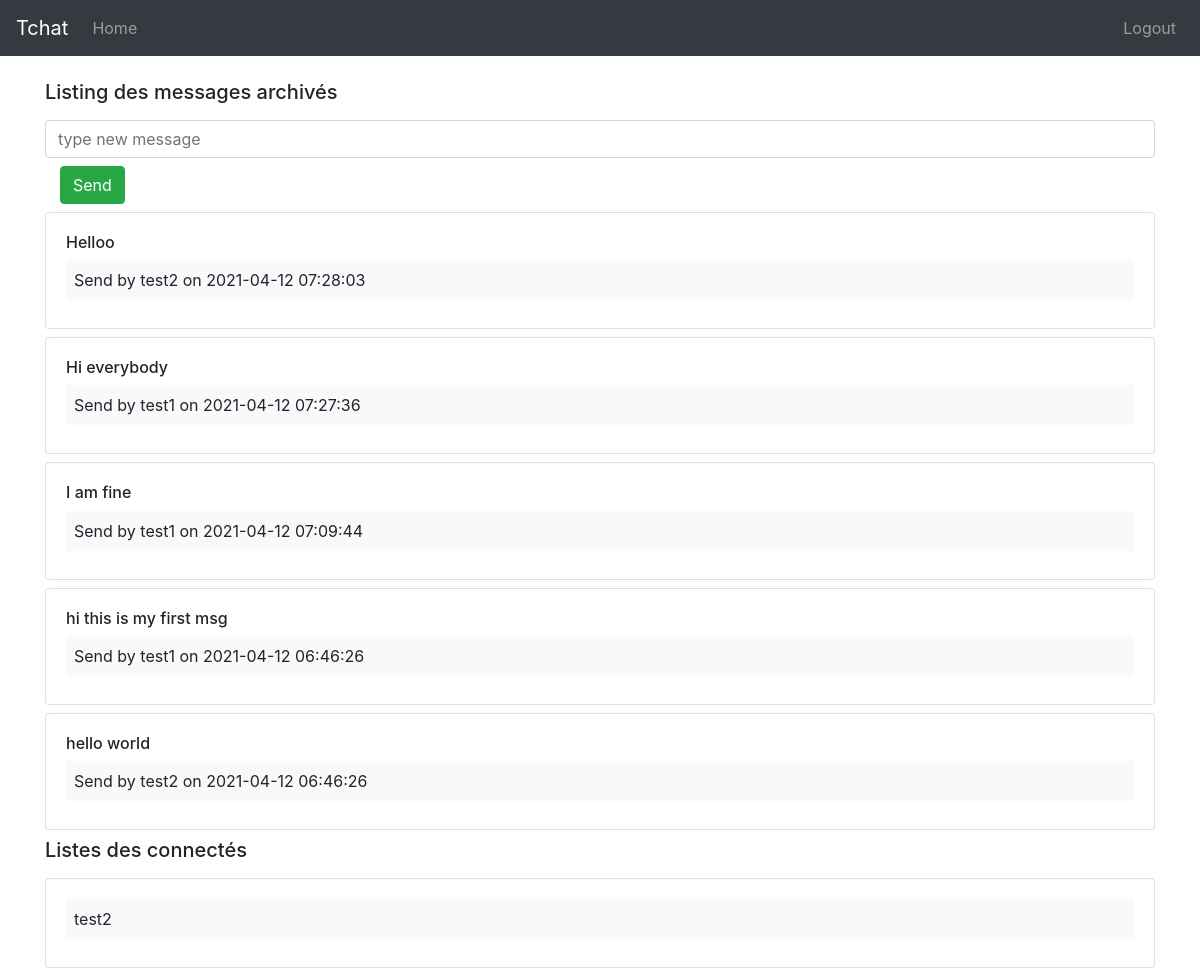
/chats/index (signed in), run on the app's committed database.
### tables this page shows
CREATE TABLE IF NOT EXISTS `chat` (
  `id` int(11) NOT NULL AUTO_INCREMENT,
  `userId` int(11) NOT NULL,
  `createdAt` datetime NOT NULL DEFAULT CURRENT_TIMESTAMP,
  `message` text NOT NULL,
  PRIMARY KEY (`id`)
);

CREATE TABLE IF NOT EXISTS `users` (
  `id` int(11) NOT NULL AUTO_INCREMENT,
  `name` varchar(255) NOT NULL,
  `password` varchar(255) NOT NULL,
  `connected` tinyint(1) DEFAULT NULL,
  PRIMARY KEY (`id`)
);

### app/libraries/Database.php (called while the page is built, shortened)
<?php
  class Database {
    private $host = DB_HOST;
    private $user = DB_USER;
    private $pwd = DB_PASSWORD;
    private $dbName = DB_NAME;
    private $dbPort = DB_PORT;
    private $dbh;
    private $stmt;
    public function __construct(){
      $dsn = 'mysql:host=' . $this->host . ';dbname=' . $this->dbName . ';port=' . $this->dbPort;
      $options = array(
        PDO::ATTR_PERSISTENT => true,
        PDO::ATTR_ERRMODE => PDO::ERRMODE_EXCEPTION
      );
      try {
        $this->dbh = new PDO($dsn, $this->user, $this->pwd, $options);
      } catch (PDOException $e) {
        $this->err = $e->getMessage();
        echo $this->err;
      }
    }
    public function query($sql){
      $this->stmt = $this->dbh->prepare($sql);
    }
    public function bind($param, $value, $type = null){
      if(is_null($type)){
        switch (true) {
          default:
            $type = PDO::PARAM_STR;
        }
      }
      $this->stmt->bindValue($param, $value, $type);
    }
    public function execute(){
      return $this->stmt->execute();
    }
    public function resultSet(){
      $this->execute();
      return $this->stmt->fetchAll(PDO::FETCH_OBJ);
    }
  }

### app/models/User.php (called while the page is built, shortened)
<?php
  class User {
    private $db;
    public function __construct()
    {
      $this->db = new Database;
    }
    public function listConnected($userId)
    {
      $this->db->query('SELECT users.name FROM users
      WHERE connected = 1 && id != :userId');
      $this->db->bind(':userId', $userId);
      $row = $this->db->resultSet();
      if($row){
        return $row;
      }else {
        return null;
      }
    }
  }

### app/libraries/Core.php (called while the page is built, shortened)
<?php
  class Core{
    protected $method = 'index';
    protected $params = [];
    public function __construct(){
      if(isset($_GET['url'])){
        $url = $this->getUrl();
        if(file_exists('../app/controllers/'. ucwords($url[0]). '.php')){
          unset($url[0]);
        }
      }
      $this->controller = new $this->controller;
      if(isset($url[1])){
        if(method_exists($this->controller,$url[1])){
          $this->method = $url[1];
          unset($url[1]);
        }
      }
      if(isset($url)){
      $this->params = $url ? array_values($url) : [];
      }
      call_user_func_array([$this->controller,$this->method],$this->params);
    }
    public function getUrl(){
        $url = rtrim($_GET['url'], '/');
        $url = filter_var($url, FILTER_SANITIZE_URL);
        $url = explode( '/', $url);
        return $url;
    }
  }

### public/index.php (called while the page is built, shortened)
<?php
  $init = new Core;

### app/models/Chat.php (called while the page is built, shortened)
<?php
  class Chat {
    private $db;
    public function __construct(){
      $this->db = new Database;
    }
    public function getMessages()
    {
      $this->db->query('SELECT *,
                        chat.id as chatID,
                        users.id as userID
                        FROM chat
                        INNER JOIN users
                        on chat.userId = users.id
                        ORDER BY chat.createdAt DESC
                        ');
      $resutls = $this->db->resultSet();
      return $resutls;
    }
  }

### app/views/chat/index.php (the view)
<?php require APPROOT . '/views/inc/header.php'; ?>
<h5 class="mb-3"> Listing des messages archivés </h5>
<form action="<?php  echo URLROOT; ?>/chats/send" method="post">
<input type="text" name="msg" class="form-control mb-2 mt-2" placeholder ="type new message">
<div class="col">
        <button type="submit" class="btn btn-success mb-2">Send</button>
</div>
</form>
<?php foreach($data['messages'] as $msg) : ?>
  <div class="card card-body mb-2">
    <h6><?php  echo $msg->message; ?></h6>
    <div class="bg-light p-2 mb-2">
    Send by <?php  echo $msg->name; ?> on <?php echo $msg->createdAt;?>
    </div>
  </div>
<?php endforeach; ?>
<h5 class="mb-3"> Listes des connectés </h5>
<?php foreach($data['users'] as $user) : ?>
  <div class="card card-body mb-2">
    <div class="bg-light p-2 mb-2">
    <?php echo $user->name; ?>
    </div>
  </div>
<?php endforeach; ?>
<?php require APPROOT . '/views/inc/footer.php'; ?>

### app/controllers/Chats.php (shortened to what this page needs)
<?php
  class Chats extends Controller{
    public function __construct(){
      $this->cModel = $this->model('Chat');
      $this->uModel = $this->model('User');
    }
    public function index(){
      $msg = $this->cModel->getMessages();
      $connected = $this->uModel->listConnected($_SESSION['user_id']);
      if(!is_null($connected)){
        $data = [
          'messages' => $msg,
          'users' => $connected
        ];
        $this->view('chat/index', $data);
      }else {
        $data = [
          'messages' => $msg,
          'users' => []
        ];
        $this->view('chat/index', $data);
      }
    }
  }

### app/libraries/Controller.php (shortened to what this page needs)
<?php
  class Controller{
    public function model($model){
      return new $model();
    }
    public function view($view, $data=[]){
      if(file_exists('../app/views/'.$view.'.php')){
        require_once '../app/views/'.$view.'.php';
      }else{
        die('View does not exist');
      }
    }
  }

### app/views/inc/header.php (shortened to what this page needs)
<!DOCTYPE html>
<html lang="en">
<head>
  <link rel="stylesheet" href="https://cdn.jsdelivr.net/npm/bootstrap@4.6.0/dist/css/bootstrap.min.css">
  <link rel="stylesheet" href="https://stackpath.bootstrapcdn.com/font-awesome/4.7.0/css/font-awesome.min.css">
  <link rel="stylesheet" href="<?php echo URLROOT; ?>/public/css/style.css">
</head>
<body>
  <?php require APPROOT .'/views/inc/navbar.php';?>
  <div class="container">

### app/views/inc/navbar.php (shortened to what this page needs)
<nav class="navbar navbar-expand-lg navbar-dark bg-dark mb-4">
  <a class="navbar-brand" href="<?php echo URLROOT; ?>"><?php echo SITENAME; ?></a>
  <div class="collapse navbar-collapse" id="navbarsExampleDefault">
    <ul class="navbar-nav mr-auto">
      <li class="nav-item ">
        <a class="nav-link" href="<?php echo URLROOT;?>">Home </a>
      </li>
    </ul>
    <ul class="navbar-nav ml-auto">
    <?php if(isset($_SESSION['user_id'])) : ?>
      <li class="nav-item">
        <a class="nav-link" href="<?php echo URLROOT;?>/users/logout">Logout </a>
      </li>
    <?php endif; ?>
    </ul>
  </div>
</nav>

### app/views/inc/footer.php (shortened to what this page needs)
  </div>
</body>
</html>

### data on the page
chat: message "Helloo", userId.name "test2", createdAt "2021-04-12 07:28:03"
chat: message "Hi everybody", userId.name "test1", createdAt "2021-04-12 07:27:36"
chat: message "I am fine", userId.name "test1", createdAt "2021-04-12 07:09:44"
chat: message "hi this is my first msg", userId.name "test1", createdAt "2021-04-12 06:46:26"
chat: message "hello world", userId.name "test2", createdAt "2021-04-12 06:46:26"
users: name "test2"

### other printed values
SITENAME "Tchat"
